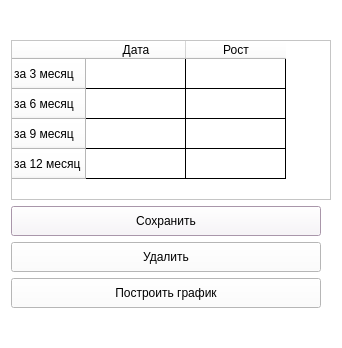
<?xml version="1.0" encoding="UTF-8"?>
<ui version="4.0">
 <class>ThirdWindow</class>
 <widget class="QDialog" name="ThirdWindow">
  <property name="geometry">
   <rect>
    <x>0</x>
    <y>0</y>
    <width>338</width>
    <height>348</height>
   </rect>
  </property>
  <property name="minimumSize">
   <size>
    <width>0</width>
    <height>0</height>
   </size>
  </property>
  <property name="maximumSize">
   <size>
    <width>2000</width>
    <height>1400</height>
   </size>
  </property>
  <property name="cursor">
   <cursorShape>CrossCursor</cursorShape>
  </property>
  <property name="windowTitle">
   <string>Dialog</string>
  </property>
  <property name="styleSheet">
   <string notr="true">background-color: rgb(255, 255, 255);
selection-background-color: rgb(254, 229, 255);</string>
  </property>
  <layout class="QGridLayout" name="gridLayout">
   <item row="0" column="0">
    <spacer name="verticalSpacer_2">
     <property name="orientation">
      <enum>Qt::Vertical</enum>
     </property>
     <property name="sizeHint" stdset="0">
      <size>
       <width>20</width>
       <height>22</height>
      </size>
     </property>
    </spacer>
   </item>
   <item row="1" column="0">
    <widget class="QTableWidget" name="tableWidget2">
     <property name="minimumSize">
      <size>
       <width>320</width>
       <height>160</height>
      </size>
     </property>
     <property name="maximumSize">
      <size>
       <width>285</width>
       <height>160</height>
      </size>
     </property>
     <property name="font">
      <font>
       <family>Segoe MDL2 Assets</family>
       <pointsize>12</pointsize>
       <italic>false</italic>
       <bold>false</bold>
      </font>
     </property>
     <property name="layoutDirection">
      <enum>Qt::LeftToRight</enum>
     </property>
     <property name="styleSheet">
      <string notr="true">font: 12pt &quot;Segoe MDL2 Assets&quot;;
border-color: rgb(0, 0, 0);
gridline-color: rgb(0, 0, 0);</string>
     </property>
     <row>
      <property name="text">
       <string>за 3 месяц</string>
      </property>
     </row>
     <row>
      <property name="text">
       <string>за 6 месяц</string>
      </property>
     </row>
     <row>
      <property name="text">
       <string>за 9 месяц</string>
      </property>
     </row>
     <row>
      <property name="text">
       <string>за 12 месяц</string>
      </property>
     </row>
     <column>
      <property name="text">
       <string>Дата</string>
      </property>
     </column>
     <column>
      <property name="text">
       <string>Рост</string>
      </property>
     </column>
    </widget>
   </item>
   <item row="2" column="0">
    <widget class="QPushButton" name="saveButton">
     <property name="sizePolicy">
      <sizepolicy hsizetype="Expanding" vsizetype="Expanding">
       <horstretch>0</horstretch>
       <verstretch>0</verstretch>
      </sizepolicy>
     </property>
     <property name="minimumSize">
      <size>
       <width>310</width>
       <height>30</height>
      </size>
     </property>
     <property name="maximumSize">
      <size>
       <width>310</width>
       <height>30</height>
      </size>
     </property>
     <property name="styleSheet">
      <string notr="true">font: 700 9pt &quot;System&quot;;</string>
     </property>
     <property name="text">
      <string>Сохранить</string>
     </property>
    </widget>
   </item>
   <item row="3" column="0">
    <widget class="QPushButton" name="deleteButton">
     <property name="sizePolicy">
      <sizepolicy hsizetype="Expanding" vsizetype="Expanding">
       <horstretch>0</horstretch>
       <verstretch>0</verstretch>
      </sizepolicy>
     </property>
     <property name="minimumSize">
      <size>
       <width>310</width>
       <height>30</height>
      </size>
     </property>
     <property name="maximumSize">
      <size>
       <width>310</width>
       <height>30</height>
      </size>
     </property>
     <property name="styleSheet">
      <string notr="true">font: 700 9pt &quot;System&quot;;</string>
     </property>
     <property name="text">
      <string>Удалить</string>
     </property>
    </widget>
   </item>
   <item row="4" column="0">
    <widget class="QPushButton" name="graphButton">
     <property name="sizePolicy">
      <sizepolicy hsizetype="Expanding" vsizetype="Expanding">
       <horstretch>0</horstretch>
       <verstretch>0</verstretch>
      </sizepolicy>
     </property>
     <property name="minimumSize">
      <size>
       <width>280</width>
       <height>30</height>
      </size>
     </property>
     <property name="maximumSize">
      <size>
       <width>310</width>
       <height>30</height>
      </size>
     </property>
     <property name="styleSheet">
      <string notr="true">font: 700 9pt &quot;System&quot;;</string>
     </property>
     <property name="text">
      <string>Построить график</string>
     </property>
    </widget>
   </item>
   <item row="5" column="0">
    <spacer name="verticalSpacer">
     <property name="orientation">
      <enum>Qt::Vertical</enum>
     </property>
     <property name="sizeHint" stdset="0">
      <size>
       <width>20</width>
       <height>22</height>
      </size>
     </property>
    </spacer>
   </item>
  </layout>
 </widget>
 <resources/>
 <connections/>
</ui>
